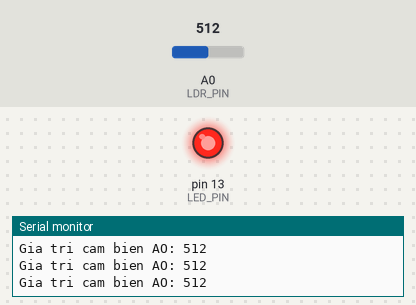
The sketch below on a simulated Arduino Uno, built with avr-gcc and run on an emulated ATmega328P. Parts: output pins drawn as LEDs (lit = HIGH), the last lines printed to the serial monitor. The test bench sets the inputs (shaded band); at power-on: A0 (LDR_PIN) = 512.

Above: at 1.2 s.
1.3 s: A0 (LDR_PIN) set to 482
At 2.2 s:
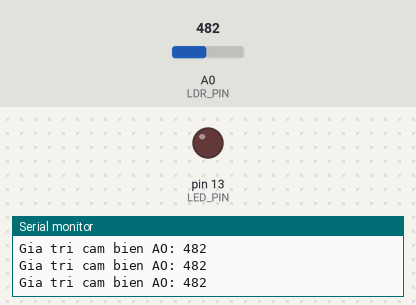
2.8 s: A0 (LDR_PIN) set to 510
At 3.6 s:
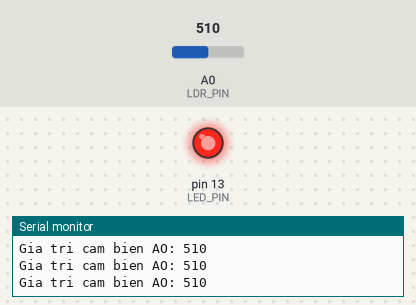
4.3 s: A0 (LDR_PIN) set to 490
At 5.0 s:
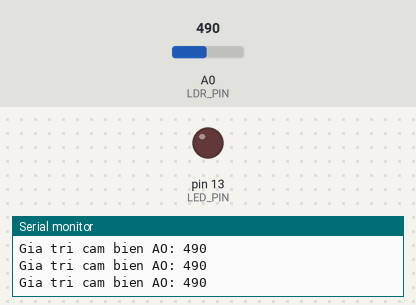
Timing chart, 0 to 7.3 s (numbered marks = the images above; inputs shaded):
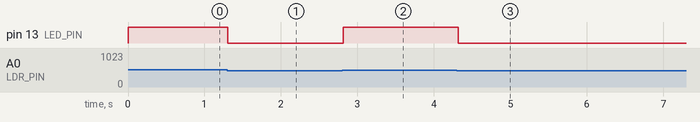

Measured:
- the behaviour switches between 501 and 500 on A0 (LDR_PIN) (found by bisection; images 0 and 1)
- after the input at 1.3 s, pin 13 (LED_PIN): HIGH → LOW at once
- after the input at 2.8 s, pin 13 (LED_PIN): LOW → HIGH at once
- after the input at 4.3 s, pin 13 (LED_PIN): HIGH → LOW at once

The sketch:

sketch.ino
```cpp
const int LDR_PIN = A0;
const int LED_PIN = 13;
const int THRESHOLD = 500; // Ngưỡng ánh sáng kích hoạt

void setup() {
  Serial.begin(9600);
  pinMode(LED_PIN, OUTPUT);
}

void loop() {
  int sensorValue = analogRead(LDR_PIN);
  Serial.print("Gia tri cam bien AO: ");
  Serial.println(sensorValue);

  // Khi troi toi (gia tri dien ap tang cao tren chân AO)
  if (sensorValue > THRESHOLD) {
    digitalWrite(LED_PIN, HIGH); // Bat LED
  } else {
    digitalWrite(LED_PIN, LOW);  // Tat LED
  }
  delay(100);
}
```
